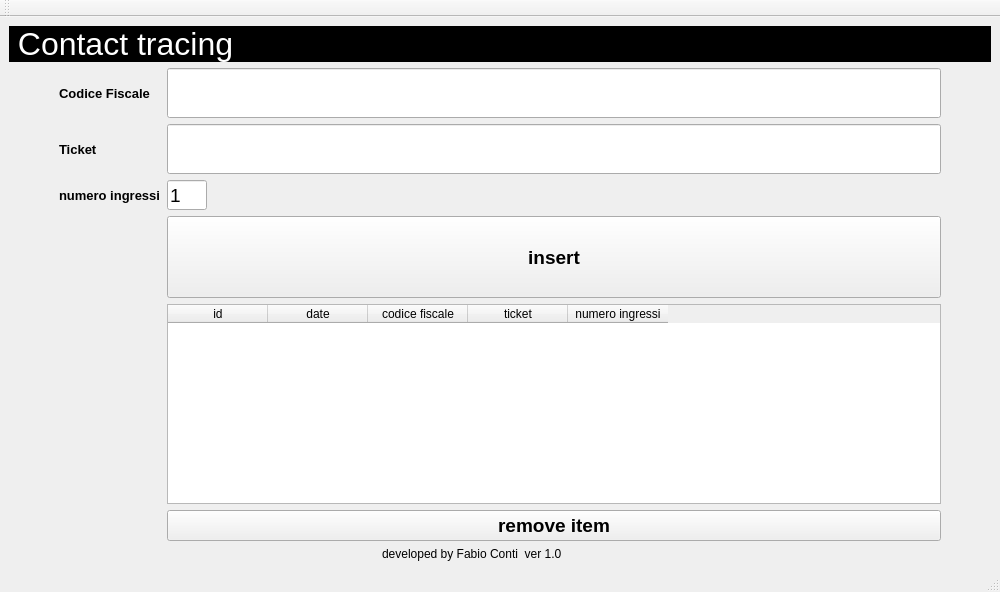
<?xml version="1.0" encoding="UTF-8"?>
<ui version="4.0">
 <class>MainWindow</class>
 <widget class="QMainWindow" name="MainWindow">
  <property name="geometry">
   <rect>
    <x>0</x>
    <y>0</y>
    <width>1000</width>
    <height>592</height>
   </rect>
  </property>
  <property name="windowTitle">
   <string>Contact Tracing py 3.9</string>
  </property>
  <widget class="QWidget" name="centralwidget">
   <layout class="QVBoxLayout" name="verticalLayout">
    <item>
     <widget class="QLabel" name="label_4">
      <property name="maximumSize">
       <size>
        <width>16777215</width>
        <height>70</height>
       </size>
      </property>
      <property name="font">
       <font>
        <family>Arial</family>
        <pointsize>24</pointsize>
        <weight>50</weight>
        <bold>false</bold>
       </font>
      </property>
      <property name="autoFillBackground">
       <bool>false</bool>
      </property>
      <property name="styleSheet">
       <string notr="true">color: rgb(255, 255, 255);
background-color: rgb(0, 0, 0);</string>
      </property>
      <property name="text">
       <string> Contact tracing </string>
      </property>
     </widget>
    </item>
    <item>
     <layout class="QGridLayout" name="gridLayout">
      <property name="leftMargin">
       <number>50</number>
      </property>
      <property name="rightMargin">
       <number>50</number>
      </property>
      <item row="5" column="1">
       <widget class="QPushButton" name="btnremoveitem">
        <property name="font">
         <font>
          <family>Arial</family>
          <pointsize>14</pointsize>
          <weight>75</weight>
          <bold>true</bold>
         </font>
        </property>
        <property name="focusPolicy">
         <enum>Qt::NoFocus</enum>
        </property>
        <property name="text">
         <string>remove item</string>
        </property>
       </widget>
      </item>
      <item row="4" column="1">
       <widget class="QTableWidget" name="tablewdg">
        <property name="maximumSize">
         <size>
          <width>16777215</width>
          <height>200</height>
         </size>
        </property>
        <property name="focusPolicy">
         <enum>Qt::NoFocus</enum>
        </property>
        <property name="layoutDirection">
         <enum>Qt::LeftToRight</enum>
        </property>
        <property name="autoFillBackground">
         <bool>true</bool>
        </property>
        <property name="alternatingRowColors">
         <bool>true</bool>
        </property>
        <property name="selectionBehavior">
         <enum>QAbstractItemView::SelectRows</enum>
        </property>
        <column>
         <property name="text">
          <string>id</string>
         </property>
        </column>
        <column>
         <property name="text">
          <string>date</string>
         </property>
        </column>
        <column>
         <property name="text">
          <string>codice fiscale</string>
         </property>
        </column>
        <column>
         <property name="text">
          <string>ticket</string>
         </property>
        </column>
        <column>
         <property name="text">
          <string>numero ingressi</string>
         </property>
        </column>
       </widget>
      </item>
      <item row="3" column="1">
       <widget class="QPushButton" name="acceptButton">
        <property name="maximumSize">
         <size>
          <width>16777215</width>
          <height>100</height>
         </size>
        </property>
        <property name="font">
         <font>
          <family>Arial</family>
          <pointsize>14</pointsize>
          <weight>75</weight>
          <bold>true</bold>
         </font>
        </property>
        <property name="text">
         <string>insert</string>
        </property>
        <property name="autoDefault">
         <bool>true</bool>
        </property>
       </widget>
      </item>
      <item row="0" column="0">
       <widget class="QLabel" name="label">
        <property name="font">
         <font>
          <family>Arial</family>
          <pointsize>10</pointsize>
          <weight>75</weight>
          <bold>true</bold>
         </font>
        </property>
        <property name="text">
         <string>Codice Fiscale</string>
        </property>
       </widget>
      </item>
      <item row="1" column="0">
       <widget class="QLabel" name="label_2">
        <property name="font">
         <font>
          <family>Arial</family>
          <pointsize>10</pointsize>
          <weight>75</weight>
          <bold>true</bold>
         </font>
        </property>
        <property name="text">
         <string>Ticket</string>
        </property>
       </widget>
      </item>
      <item row="0" column="1">
       <widget class="QLineEdit" name="codFiscInput">
        <property name="maximumSize">
         <size>
          <width>16777215</width>
          <height>50</height>
         </size>
        </property>
        <property name="font">
         <font>
          <family>Arial</family>
          <pointsize>14</pointsize>
         </font>
        </property>
        <property name="text">
         <string/>
        </property>
       </widget>
      </item>
      <item row="1" column="1">
       <widget class="QLineEdit" name="ticketInput">
        <property name="maximumSize">
         <size>
          <width>16777215</width>
          <height>50</height>
         </size>
        </property>
        <property name="font">
         <font>
          <family>Arial</family>
          <pointsize>14</pointsize>
         </font>
        </property>
        <property name="text">
         <string/>
        </property>
       </widget>
      </item>
      <item row="2" column="0">
       <widget class="QLabel" name="label_5">
        <property name="font">
         <font>
          <family>Arial</family>
          <pointsize>10</pointsize>
          <weight>75</weight>
          <bold>true</bold>
         </font>
        </property>
        <property name="text">
         <string>numero ingressi</string>
        </property>
       </widget>
      </item>
      <item row="2" column="1">
       <widget class="QLineEdit" name="inputIngressi">
        <property name="minimumSize">
         <size>
          <width>40</width>
          <height>30</height>
         </size>
        </property>
        <property name="maximumSize">
         <size>
          <width>40</width>
          <height>30</height>
         </size>
        </property>
        <property name="font">
         <font>
          <family>Arial</family>
          <pointsize>14</pointsize>
         </font>
        </property>
        <property name="text">
         <string>1</string>
        </property>
       </widget>
      </item>
     </layout>
    </item>
    <item alignment="Qt::AlignHCenter">
     <widget class="QLabel" name="label_3">
      <property name="text">
       <string>developed by Fabio Conti  ver 1.0                 </string>
      </property>
     </widget>
    </item>
   </layout>
  </widget>
  <widget class="QStatusBar" name="statusbar"/>
  <widget class="QMenuBar" name="menubar">
   <property name="geometry">
    <rect>
     <x>0</x>
     <y>0</y>
     <width>1000</width>
     <height>18</height>
    </rect>
   </property>
  </widget>
  <widget class="QToolBar" name="toolBar">
   <property name="windowTitle">
    <string>toolBar</string>
   </property>
   <attribute name="toolBarArea">
    <enum>TopToolBarArea</enum>
   </attribute>
   <attribute name="toolBarBreak">
    <bool>false</bool>
   </attribute>
  </widget>
 </widget>
 <tabstops>
  <tabstop>codFiscInput</tabstop>
  <tabstop>ticketInput</tabstop>
  <tabstop>inputIngressi</tabstop>
  <tabstop>acceptButton</tabstop>
 </tabstops>
 <resources/>
 <connections/>
</ui>
